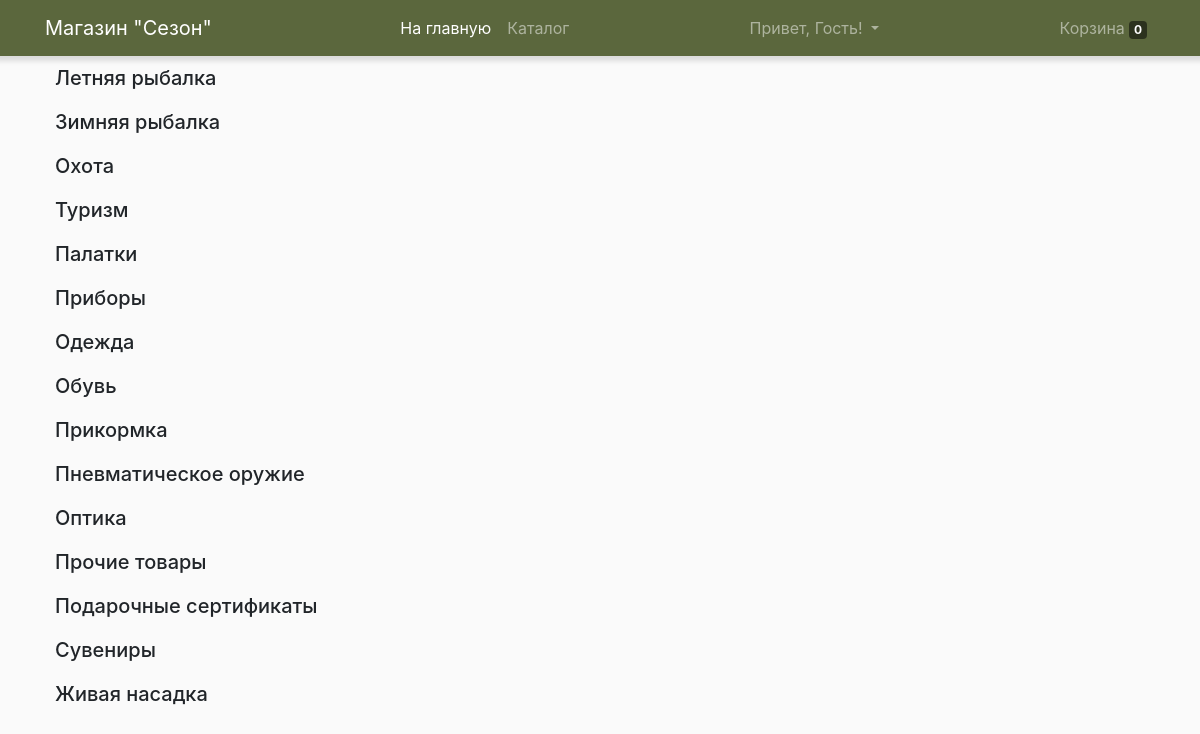
The app's page /catalog/, older data.
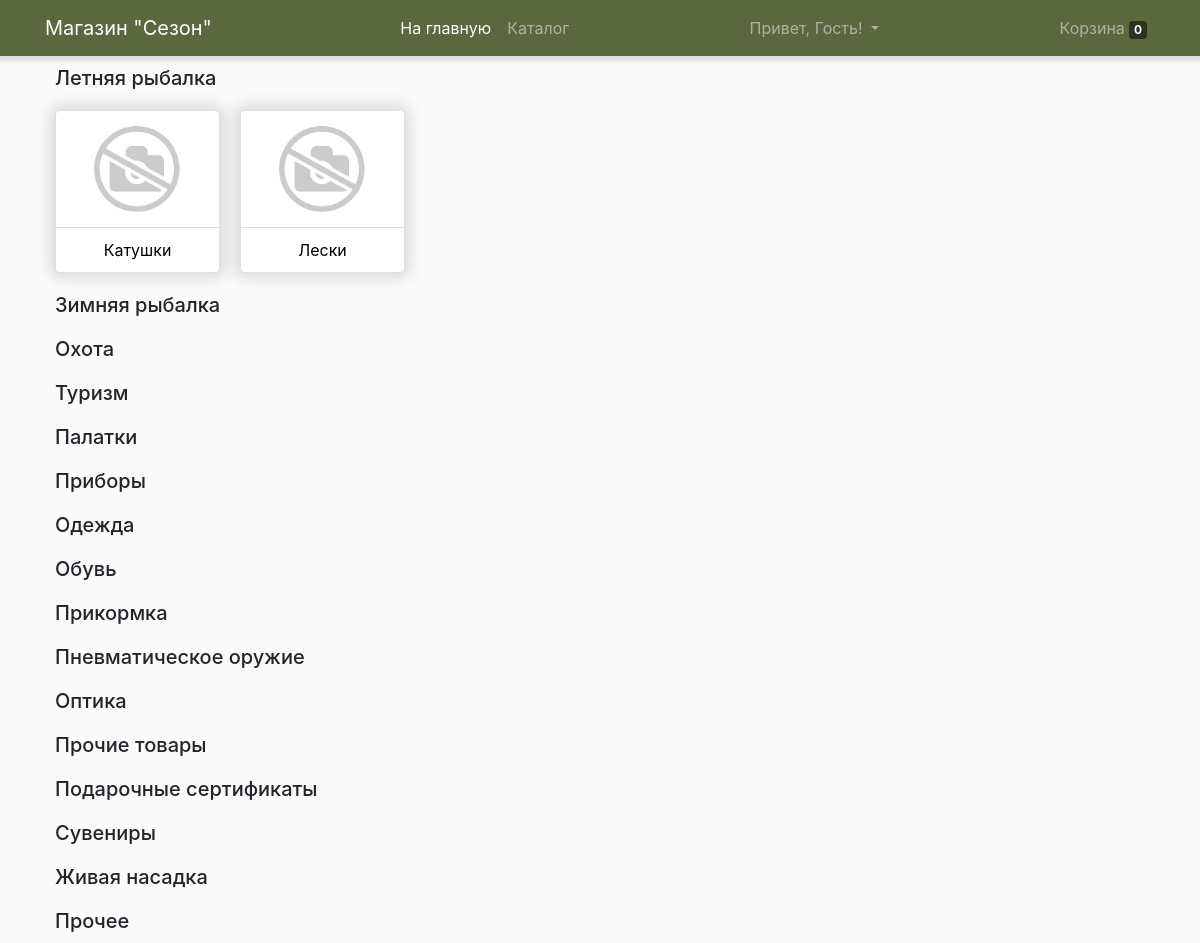
The same page, newer data.
### welcome/models.py (models this page shows, shortened)
class Part(models.Model):
	name = models.CharField(max_length=100)
	slug = models.SlugField(blank=True)
	image = models.ImageField(upload_to=image_folder, default='no_foto.jpg')
	def get_absolute_url(self):
		return reverse('part_detail', kwargs={'part_slug': self.slug})

class Category(models.Model):
	name = models.CharField(max_length=100)
	part = models.ForeignKey(Part, on_delete=models.CASCADE)
	slug = models.SlugField(blank=True)
	image = models.ImageField(upload_to=image_folder, default='no_foto.jpg')
	def get_absolute_url(self):
		return reverse('category_detail', kwargs={'category_slug': self.slug})

### welcome/views.py (the view)
# urls.py: url(r'^catalog/$', catalog_view, name='catalog'),
def catalog_view(request):
	try:
		cart_id = request.session['cart_id']
		cart = Cart.objects.get(id=cart_id)
		request.session['total'] = cart.items.count()
	except:
		cart = Cart()
		cart.save()
		cart_id = cart.id
		request.session['cart_id'] = cart_id
		cart = Cart.objects.get(id=cart_id)
	categories = Category.objects.all()
	parts = Part.objects.all()
	context = {
		'categories': categories,
		'parts': parts,
		"cart": cart,
	}
	return render(request, 'catalog.html', context)

### welcome/templates/catalog.html (shortened to what this page needs)
{% extends 'base.html' %}
{% load static %}
{% block content %}
{% for part in parts %}
<div class="row" style="margin: 0;">
  <div class="col-xl-12 col-lg-12 col-md-12 col-sm-12 col-12">
    <h5 class="my-4">{{part.name}}</h5>
  </div>
</div>
<div class="row" style="margin: 0;">
{% for category in categories %}
  {% if category.part == part %}
    <div class="col-xl-2 col-lg-3 col-md-4 col-sm-6 col-6">
      <div class="card h-100">
        <a href="{{ category.get_absolute_url }}"><img class="card-img-top" src="{{ category.image.url }}" alt=""></a>
        <hr class="card-hr">
        <div class="card-body">
          <div class="card-title text-center">
            <a href="{{ category.get_absolute_url }}">{{ category.name }}</a>
          </div>
        </div>
      </div>
    </div>
  {% endif %}
{% endfor %}
</div>
{% endfor %}
{% endblock content %}

Row changes from the older to the newer data that the page shows:
added Category: image (placeholder picture), name "Катушки", shown under Part "Летняя рыбалка"
added Category: image (placeholder picture), name "Лески", shown under Part "Летняя рыбалка"
added Part: name "Прочее"
